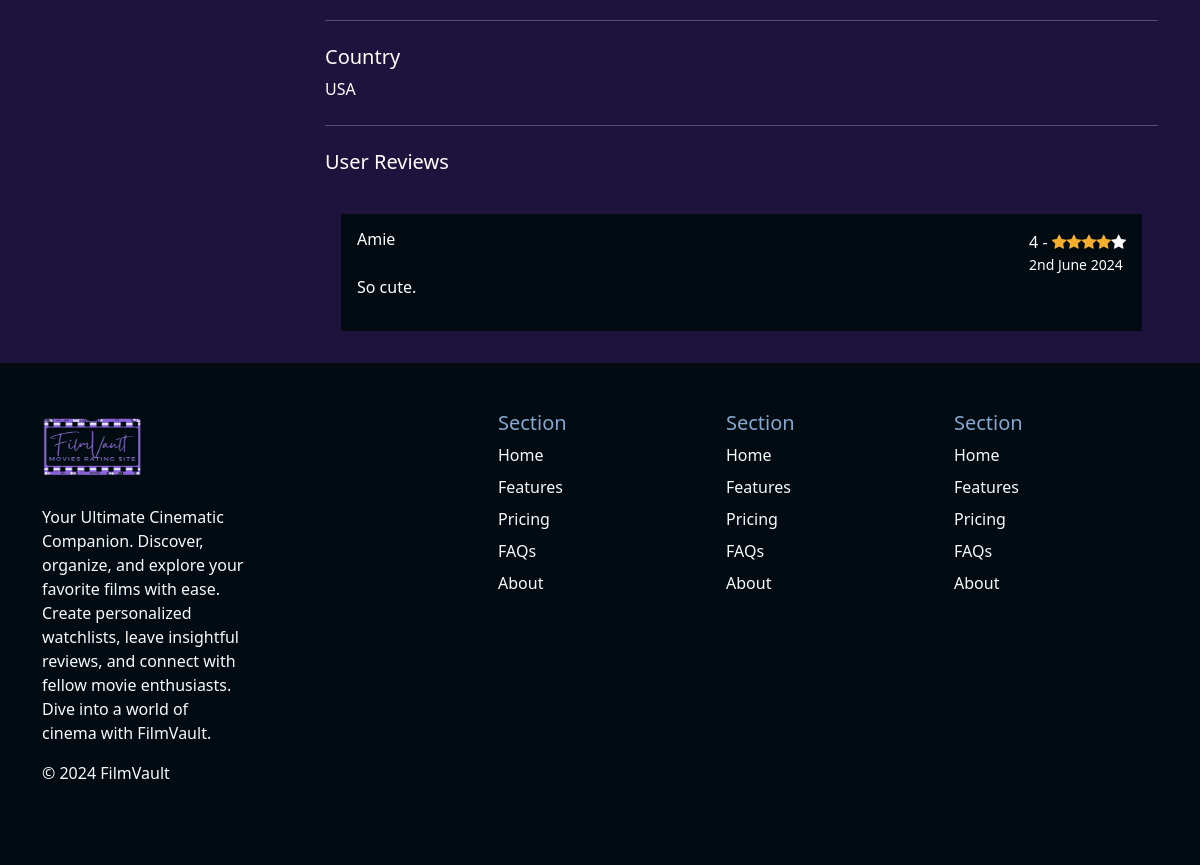
The page /movie-detail.php?movie_id=108 (lower part) on the database as committed earlier.
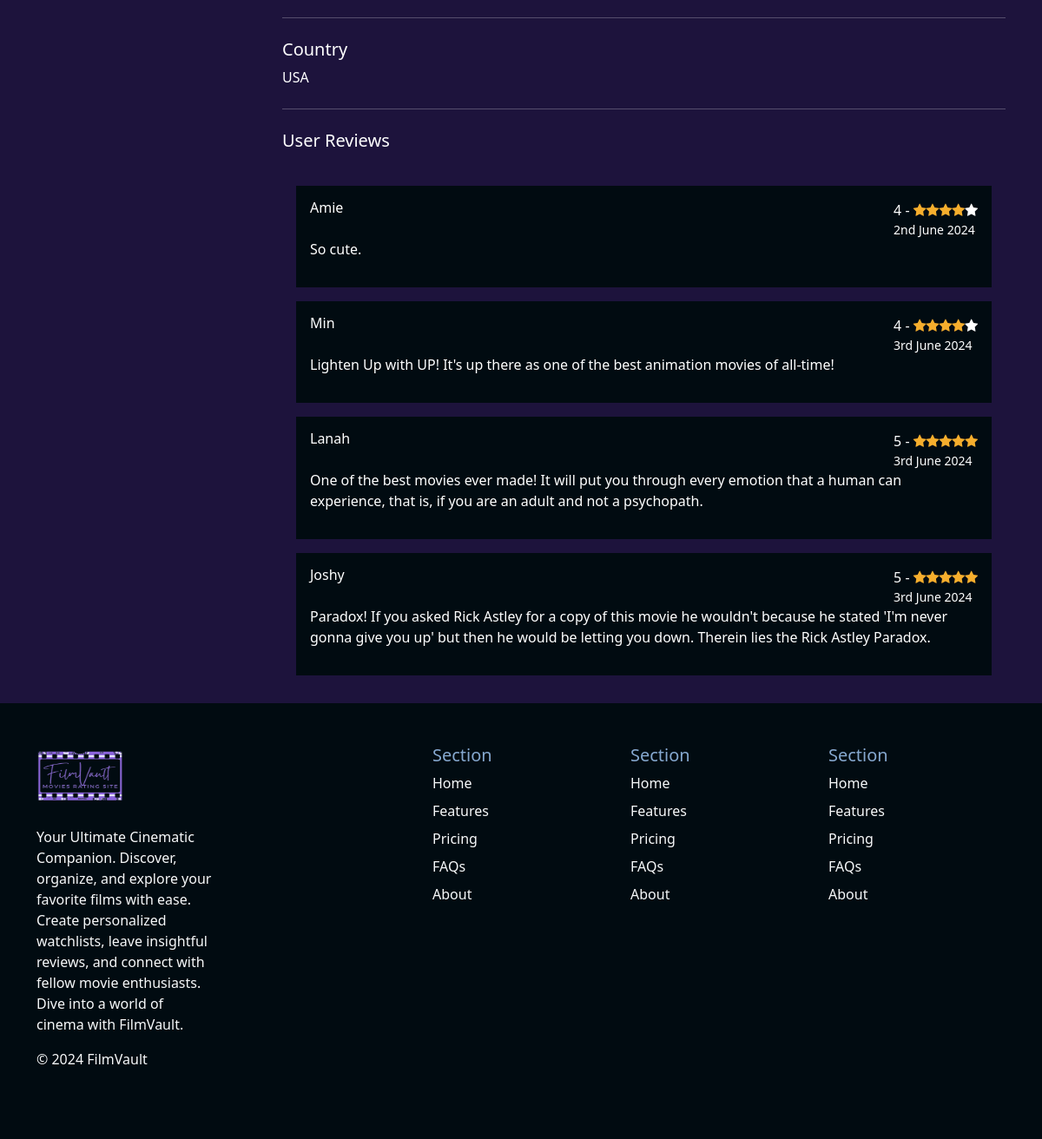
The same page on the database as committed later.
### tables this page shows
CREATE TABLE `Rating` (
  `rating_id` int(11) NOT NULL,
  `movie_id` int(11) DEFAULT NULL,
  `rating` int(11) DEFAULT NULL CHECK (`rating` between 1 and 5),
  `review` varchar(3000) DEFAULT NULL,
  `rating_date` timestamp NOT NULL DEFAULT current_timestamp() ON UPDATE current_timestamp(),
  `user_id` int(11) NOT NULL
);

CREATE TABLE `Users` (
  `user_id` int(11) NOT NULL,
  `username` varchar(255) DEFAULT NULL,
  `user_email` varchar(255) DEFAULT NULL,
  `user_pwd` varchar(255) DEFAULT NULL
);

### movie-detail.php (the view, shortened to what this page needs)
<?php
include 'db.php';
$movie_id = isset($_GET['movie_id']) ? intval($_GET['movie_id']) : 0;
try {
    $stmt = $db->prepare("SELECT c.country_name FROM Country c
                          JOIN Production_Country pc ON c.country_id = pc.country_id
                          WHERE pc.movie_id = :movie_id");
    $stmt->execute(['movie_id' => $movie_id]);
    $countries = $stmt->fetchAll(PDO::FETCH_COLUMN);
    $stmt = $db->prepare("SELECT rating, review, rating_date, u.username
                        FROM Rating r
                        INNER JOIN users u ON u.user_id = r.user_id
                        WHERE movie_id = :movie_id");
    $stmt->execute(['movie_id' => $movie_id]);
    $allRating = $stmt->fetchAll(PDO::FETCH_ASSOC);
} catch (PDOException $e) {
    die('Query failed: ' . $e->getMessage());
}
?>
<!doctype html>
<html lang="en">
<head>
  <link rel="stylesheet" href="extra.css">
  <link href="https://cdn.jsdelivr.net/npm/bootstrap@5.3.3/dist/css/bootstrap.min.css" rel="stylesheet">
  <link rel="stylesheet" href="https://cdnjs.cloudflare.com/ajax/libs/font-awesome/4.7.0/css/font-awesome.min.css">
</head>
<body>
<div class="container mt-3">
    <div class="row g-3">
        <div class="col-3 d-flex flex-column">
        </div>
        <div class="col-9">
            <hr class="my-4">
            <h5>Country</h5>
            <p><?php echo implode(', ', $countries); ?></p>
            <hr class="my-4">
            <h5>User Reviews </h5>
            <div class="review-list p-3">
                <?php
                if (count($allRating) > 0) {
                    foreach ($allRating as $row) {
                        echo '<div class="review-card p-3 my-3">';
                        echo ' <div class="d-flex justify-content-between">';
                        echo '<h6>' . $row['username'] . '</h6> ';
                        echo ' <div class="d-flex flex-column">';
                        echo ' <span>';
                        echo '<span>' . $row['rating'] . ' - </span> ';
                        for ($i = 1; $i <= 5; $i++) {
                            if ($row && $row['rating']>= $i) {
                                echo '<i class="fa fa-star checked"></i>';
                            } else {
                                echo '<i class="fa fa-star"></i>';
                            }
                        };
                        echo '</span>';
                        echo ' <small>'. date("jS F Y", strtotime($row['rating_date'])) .'</small>';
                        echo '</div> ';
                        echo ' </div>';;
                        echo ' <p>';
                        echo $row['review'];
                        echo ' </p>';
                        echo '</div>';
                    }
                }
                ?>
            </div>
        </div>
    </div>
</div>
<div class="footer">
  <div class="container">
    <footer class="row row-cols-1 row-cols-sm-2 row-cols-md-5 py-5">
      <div class="col mb-3">
        <a href="/" class="d-flex align-items-center mb-3 link-body-emphasis text-decoration-none">
          <img src="./assets/Logo/FilmVault_purple2-removebg-preview.png" alt="Logo" width="100" height="78" class="bi me-2">
        </a>
        <p class="text-light">Your Ultimate Cinematic Companion. Discover, organize, and explore your favorite films with ease. Create personalized watchlists, leave insightful reviews, and connect with fellow movie enthusiasts. Dive into a world of cinema with FilmVault.</p>
        <p class="text-light">&copy; 2024 FilmVault</p>
      </div>
      <div class="col mb-3">
      </div>
      <div class="col mb-3">
        <h5>Section</h5>
        <ul class="nav flex-column">
          <li class="nav-item mb-2"><a href="#" class="nav-link p-0 text-light">Home</a></li>
          <li class="nav-item mb-2"><a href="#" class="nav-link p-0 text-light">Features</a></li>
          <li class="nav-item mb-2"><a href="#" class="nav-link p-0 text-light">Pricing</a></li>
          <li class="nav-item mb-2"><a href="#" class="nav-link p-0 text-light">FAQs</a></li>
          <li class="nav-item mb-2"><a href="#" class="nav-link p-0 text-light">About</a></li>
        </ul>
      </div>
      <div class="col mb-3">
        <h5>Section</h5>
        <ul class="nav flex-column">
          <li class="nav-item mb-2"><a href="#" class="nav-link p-0 text-light">Home</a></li>
          <li class="nav-item mb-2"><a href="#" class="nav-link p-0 text-light">Features</a></li>
          <li class="nav-item mb-2"><a href="#" class="nav-link p-0 text-light">Pricing</a></li>
          <li class="nav-item mb-2"><a href="#" class="nav-link p-0 text-light">FAQs</a></li>
          <li class="nav-item mb-2"><a href="#" class="nav-link p-0 text-light">About</a></li>
        </ul>
      </div>
      <div class="col mb-3">
        <h5>Section</h5>
        <ul class="nav flex-column">
          <li class="nav-item mb-2"><a href="#" class="nav-link p-0 text-light">Home</a></li>
          <li class="nav-item mb-2"><a href="#" class="nav-link p-0 text-light">Features</a></li>
          <li class="nav-item mb-2"><a href="#" class="nav-link p-0 text-light">Pricing</a></li>
          <li class="nav-item mb-2"><a href="#" class="nav-link p-0 text-light">FAQs</a></li>
          <li class="nav-item mb-2"><a href="#" class="nav-link p-0 text-light">About</a></li>
        </ul>
      </div>
    </footer>
  </div>
</div>
</body>
</html>

### extra.css (style rules this page uses)
body { background-color: #1D133C !important; color: white !important; font-family: "Playfair Display", serif; font-optical-sizing: auto; font-weight: 400; font-style: normal; }
.footer { background-color: #010B11; color: #86A8CF; }
.checked { color: #F6AE2D; }
.review-list .review-card { background: #010B11; }

Rows that differ between the two databases and show on the page:
added rating: user.username "Min", rating "4", rating_date "3rd June 2024", review "Lighten Up with UP! It's up there as one of the best animation movies of all-time!"
added rating: user.username "Lanah", rating "5", rating_date "3rd June 2024", review "One of the best movies ever made! It will put you through every emotion that a human can experience, that is, if you are an adult and not a psychopath."
added rating: user.username "Joshy", rating "5", rating_date "3rd June 2024", review "Paradox! If you asked Rick Astley for a copy of this movie he wouldn't because he stated 'I'm never gonna give you up' but then he would be letting you down. Therein lies the Rick Astley Paradox."
